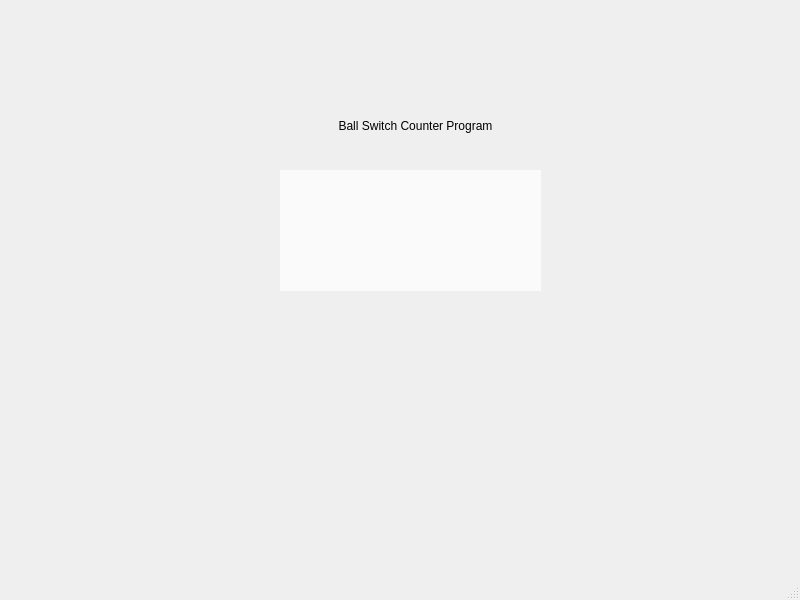
<?xml version="1.0" encoding="UTF-8"?>
<ui version="4.0">
 <class>MainWindow</class>
 <widget class="QMainWindow" name="MainWindow">
  <property name="geometry">
   <rect>
    <x>0</x>
    <y>0</y>
    <width>800</width>
    <height>600</height>
   </rect>
  </property>
  <property name="windowTitle">
   <string>MainWindow</string>
  </property>
  <widget class="QWidget" name="centralwidget">
   <widget class="QLabel" name="label">
    <property name="geometry">
     <rect>
      <x>240</x>
      <y>90</y>
      <width>351</width>
      <height>71</height>
     </rect>
    </property>
    <property name="styleSheet">
     <string notr="true">font: 75 20pt &quot;Agency FB&quot;;</string>
    </property>
    <property name="text">
     <string>Ball Switch Counter Program</string>
    </property>
    <property name="textFormat">
     <enum>Qt::PlainText</enum>
    </property>
    <property name="alignment">
     <set>Qt::AlignCenter</set>
    </property>
   </widget>
   <widget class="QLabel" name="label_2">
    <property name="geometry">
     <rect>
      <x>280</x>
      <y>170</y>
      <width>261</width>
      <height>121</height>
     </rect>
    </property>
    <property name="styleSheet">
     <string notr="true">background-color: rgb(250, 250, 250);
</string>
    </property>
    <property name="text">
     <string/>
    </property>
   </widget>
  </widget>
  <widget class="QMenuBar" name="menubar">
   <property name="geometry">
    <rect>
     <x>0</x>
     <y>0</y>
     <width>800</width>
     <height>26</height>
    </rect>
   </property>
  </widget>
  <widget class="QStatusBar" name="statusbar"/>
 </widget>
 <resources/>
 <connections/>
</ui>
